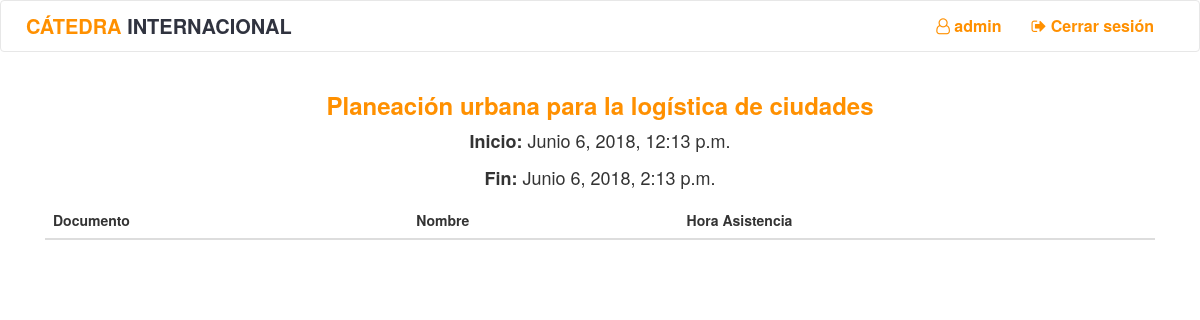
The app's page /clase/2/ (signed in) with its own data.
### qr/models.py (models this page shows, shortened)
class Curso(models.Model):
    identificador = models.IntegerField(default=0000, null=False)
    nombre = models.CharField(max_length=300)
    monitores = models.ManyToManyField(User)

class Clase(models.Model):
    inicio = models.DateTimeField(default=datetime.now)
    fin = models.DateTimeField(default=datetime.now)
    curso = models.ForeignKey(Curso, on_delete=models.CASCADE)

### qr/views.py (the view)
# urls.py: url(r"^clase/(?P<id_clase>[0-9]+)/$", views.clase, name="clase"),
def clase(request,id_clase):
    if not request.user.is_authenticated():
        return redirect('qr:login')
    clase = get_object_or_404(Clase, pk=id_clase)
    curso = get_object_or_404(Curso, pk=clase.curso.id)
    monitor = get_object_or_404(User, pk=request.user.id)
    asistencias = clase.asistencia_set.all()
    if not monitor in curso.monitores.all():
        return redirect('qr:home')
    currentDate = datetime.now() #+ timedelta(hours=5)
    formato_local = "%d de %B del %Y a las %I:%M"
    if request.user.is_authenticated():
        if request.method == "POST":
            qr_text = request.body.decode("utf-8").split("?")
            estudiante = get_object_or_404(Estudiante, identificacion=qr_text[0])
            response = {}
            print(currentDate.hour,"|",clase.fin.hour,"-",currentDate.minute,"|",clase.fin.minute)
            if estudiante in asistencias:
                response["status"] = -201
                response["message"] = "Asistencia rechazada. La persona ya tiene una asistencia creada"
                print("Asistencia rechazada: la persona tiene asistencia")
            elif currentDate.hour>=clase.fin.hour and currentDate.minute>clase.fin.minute:
                response["status"] = -202
                response["message"] = "Tiempo finalizado. Ya no se puede registrar"
                print("El tiempo ha finalizado. Ya no se puede registrar")
            elif not curso in estudiante.cursos.all() :
                response["status"] = -203
                response["message"] = "El estudiante no tiene el curso registrado"
                print("El estudiante no tiene el curso registrado")
            elif curso in estudiante.cursos.all() and curso.identificador == int(qr_text[1]) and monitor in curso.monitores.all():
                asistencia = Asistencia.objects.create(clase=clase, estudiante=estudiante, monitor=monitor, fecha=datetime.now(tz=timezone.utc))
                response["status"] = 200
                response["message"] = "Asistencia tomada con exito"
                response["asistencia"] = {"nombre": asistencia.estudiante.nombre, "documento": asistencia.estudiante.identificacion}
                response["fecha"] = currentDate.strftime(formato_local)
                print("Asistencia tomada")
            else:
                response["status"] = -200
                response["message"] = "No se puede tomar la asistencia al estudiante"
                print("Error al tomar asistencia")
            return HttpResponse(JsonResponse(response))
    context = {
        "clase": clase,
        "curso": curso,
        "active": clase.inicio <= datetime.now(tz=timezone.utc)+timedelta(minutes=30) and clase.fin > datetime.now(tz=timezone.utc),
        "asistencias":asistencias
    }
    return render(request, "qr/clase.html", context)

### templates/qr/clase.html (shortened to what this page needs)
{% extends 'qr/base.html' %}
{% load staticfiles %}
{% block head %}
    <link rel='stylesheet' href="{% static "qr/css/qr.css" %}" />
    <link rel='stylesheet' href="{% static "qr/css/clase.css" %}" />
{% endblock %}
{% block body %}
    <div class="container" ng-app="Scanner" ng-controller="scan-controller">
        <div class="row center">
            <h3><b><a class="yellow" href="{% url 'qr:curso' curso.id %}">{{ curso.nombre }}</a></b></h3>
            <p class="center hora"><b>Inicio:</b> {{ clase.inicio }}</p>
            <p class="center hora"><b>Fin:</b> {{ clase.fin }}</p>
        </div>
        <div clas="row">
            {% if active %}
            <div class="col-sm-4">
                <p>Por favor haga click en el boton para leer un codigo QR. Si la persona no cuenta con codigo QR, puede ingresar el documento en el campo y hacer clic en insertar</p>
                <br>
                <div class="center">
                    <button class="btn btn-success" ng-click="start()">
                        Leer codigo QR
                    </button>
                </div>
                <br>
                <p ng-hide="cameraRequested">El navegador debera pedir permiso para acceder a la camara</p>
                <br>
                <div>
                  <bc-qr-reader class="qr_camera" active="cameraRequested" on-result="processURLfromQR" on-error="onError" camera-status="cameraIsOn"  width="100px" height="100px"></bc-qr-reader>
                </div>
                <p ng-show="url">QR Detectado: {% verbatim %}<b>{{ url }}</b>{% endverbatim %}</p>
                <div ng-show="bien" class="alert alert-success">
                  <strong>Exito: </strong> {% verbatim %}{{ mensaje }}{% endverbatim %}
                </div>
                <div ng-show="mal" class="alert alert-danger">
                  <strong>Error: </strong> {% verbatim %}{{ mensaje }}{% endverbatim %}
                </div>
                <p ng-bind="cameras"></p>
                <br>
                <div class="row">
                    <div class="col-xs-8">
                        <input ng-model="identificacion" class="form-control" type="text" name="fname" placeholder="Documento">
                    </div>
                    <input  class="btn col-xs-4 " type="submit" value="Insertar" ng-click="asistenciaManual({{ curso.identificador }})">
                </div>
            </div>
            <div class="col-sm-8">
            {% else %}
            <div class="col-sm-12">
            {% endif %}
                <table class="table">
                  <thead class="thead-light">
                    <tr>
                      <th scope="col">Documento</th>
                      <th scope="col">Nombre</th>
                      <th scope="col">Hora Asistencia</th>
                    </tr>
                  </thead>
                </table>
            </div>
        </div>
    </div>
{% endblock %}

### templates/qr/base.html (shortened to what this page needs)
<!DOCTYPE html>
<html>
    {% load staticfiles %}
    <head>
        <link rel="stylesheet" href="https://maxcdn.bootstrapcdn.com/bootstrap/3.3.7/css/bootstrap.min.css">
        <link rel="stylesheet" href="https://maxcdn.bootstrapcdn.com/font-awesome/4.7.0/css/font-awesome.min.css">
        <link rel="stylesheet" href="{% static "qr/css/qr.css" %}">
        {% block head %}{% endblock %}
    </head>
    <body>
        {% if user.is_authenticated %}
        <header class="page-row">
            <nav class="navbar navbar-default">
              <div class="container-fluid">
                <div class="navbar-header">
                    <a class="li_nav" href="{% url 'qr:home' %}">
                        <span class="nav-title">CÁTEDRA <span class="text-gray">INTERNACIONAL</span></span>
                    </a>
                </div>
                <div class="collapse navbar-collapse" id="bs-example-navbar-collapse-1">
                  <ul class="nav navbar-nav right-nav">
                    <li id="li-username">
                        <a class="li_nav" href="{% url 'qr:me' %}">
                            <i class="fa fa-user-o" aria-hidden="true"></i> {{ user.username }}
                        </a>
                    </li>
                    {% if user.is_authenticated %}
                        <li>
                            <a class="li_nav" href="{% url 'qr:logout' %}"><i class="fa fa-sign-out" aria-hidden="true"></i> Cerrar sesión</a>
                        </li>
                    {% else %}
                        <li>
                            <a class="li_nav" href="{% url 'qr:login' %}"><i class="fa fa-sign-in" aria-hidden="true"></i> Iniciar sesión</a>
                        </li>
                    {% endif %}
                  </ul>
                </div>
              </div>
            </nav>
        </header>
        {% endif %}
        <main class="page-row page-row-expanded">
            {% block body %}{% endblock %}
        </main>
    </body>
</html>

### qr/static/qr/css/qr.css (style rules this page uses)
body { background-color: #ffffff; }
h4,h1,h2,h3,h5, .yellow { color: #FF9000; }
.center { text-align: center; }
#li-username { line-height: 50px; color: #777777; }
.navbar { background-color: #ffffff; color: #FF9000; }
.li_nav { color: #FF9000 !important; font-size: 16px; }
.nav-title { line-height: 50px; color: #FF9000; font-weight: bold; margin-left: 10px; font-size: 20px ; }
a { color: #30333F; font-weight: bold; }
.text-gray { color: #30333F; }
@media (min-width: 768px) { .right-nav { float: right; } }

### qr/static/qr/css/clase.css (style rules this page uses)
.hora { font-size: 18px; }

### records on screen
Curso: nombre "Planeación urbana para la logística de ciudades"
Clase: inicio "Junio 6, 2018, 12:13 p.m.", fin "Junio 6, 2018, 2:13 p.m."

### other values on screen
{{ user.username }} "admin"
